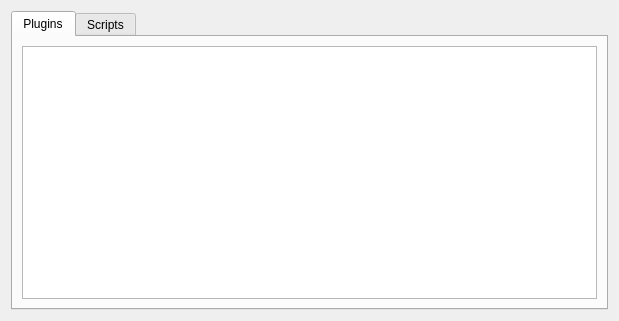
<?xml version="1.0" encoding="UTF-8"?>
<ui version="4.0">
 <class>CustomModules</class>
 <widget class="QWidget" name="CustomModules">
  <property name="geometry">
   <rect>
    <x>0</x>
    <y>0</y>
    <width>619</width>
    <height>321</height>
   </rect>
  </property>
  <property name="windowTitle">
   <string>Modules</string>
  </property>
  <layout class="QGridLayout" name="gridLayout">
   <item row="0" column="0">
    <widget class="QTabWidget" name="modulesTabWidget">
     <property name="currentIndex">
      <number>0</number>
     </property>
     <widget class="QWidget" name="tab">
      <attribute name="title">
       <string>Plugins</string>
      </attribute>
      <layout class="QGridLayout">
       <item row="0" column="0">
        <widget class="PluginSelector" name="m_pluginListView">
         <property name="whatsThis">
          <string>&lt;p&gt;List of plugins of &lt;b&gt;XINX&lt;/b&gt;. Plugins are piece of software that can be added without reinstall &lt;b&gt;XINX&lt;/b&gt;.&lt;/p&gt;
&lt;p&gt;&lt;b&gt;XINX&lt;/b&gt; is now modular, so you can wrote your own plugins and enjoy. Plugins are writte in &lt;i&gt;C++&lt;/i&gt;, use &lt;i&gt;Qt&lt;/i&gt;, and must be in licence accepted by &lt;i&gt;Qt&lt;/i&gt;.&lt;/p&gt;</string>
         </property>
        </widget>
       </item>
      </layout>
     </widget>
     <widget class="QWidget" name="Tab_2">
      <attribute name="title">
       <string>Scripts</string>
      </attribute>
      <layout class="QGridLayout" name="_2">
       <item row="0" column="0">
        <widget class="PluginSelector" name="m_scriptListView">
         <property name="whatsThis">
          <string>&lt;p&gt;This is the list of script that can be used by &lt;b&gt;XINX&lt;/b&gt; to extend the application (like plugins).&lt;/p&gt;
&lt;p&gt;Script is simplier to write that Plugins but isn't powerfull that Plugins writter in &lt;code&gt;C++&lt;/code&gt;&lt;/p&gt;</string>
         </property>
        </widget>
       </item>
      </layout>
     </widget>
    </widget>
   </item>
  </layout>
 </widget>
 <customwidgets>
  <customwidget>
   <class>PluginSelector</class>
   <extends>QListView</extends>
   <header>pluginselector.h</header>
  </customwidget>
 </customwidgets>
 <resources>
  <include location="../../../../components/xinxpluginselector.qrc"/>
  <include location="../../../../xinx/application.qrc"/>
 </resources>
 <connections/>
</ui>
